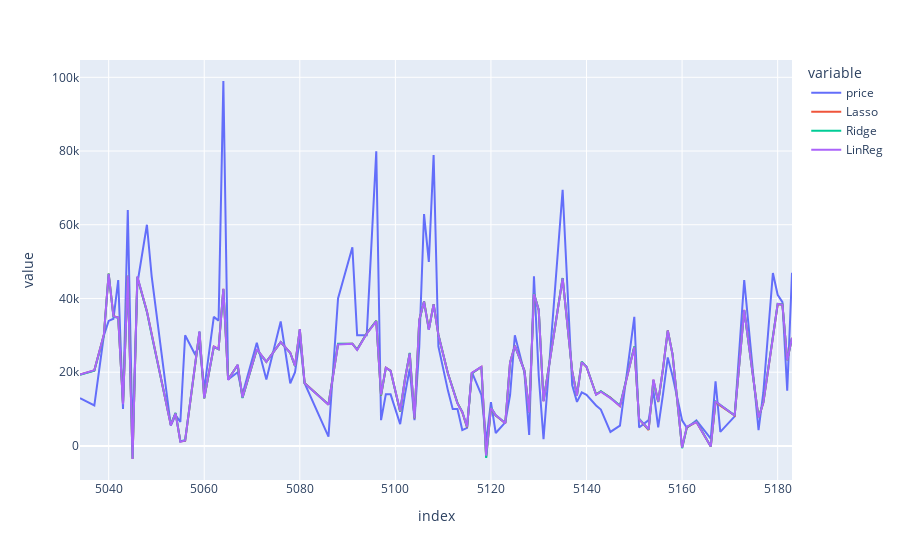

The notebook cell this image was saved under:
### Code cell
new_df.sort_index()[3000:3100].plot(kind='line', backend='plotly')
